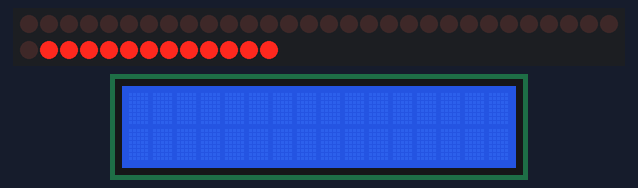
A sketch run on a simulated Arduino Uno, built with avr-gcc and run on an emulated ATmega328P. On the bench: 43 shift-register outputs drawn as a row of LEDs (first output left, lit = HIGH), 16×2 character LCD. Wiring (inferred from the names in the program): 7 × shift register (74HC595): data pin 12; shift clock pin 9; latch pin 8. Wiring (inferred from the signals the program sends): character LCD (HD44780): RS Q24; E Q3; data Q42, Q43, Q44, Q45; row of LEDs: on Q8, Q9, Q10, Q11, Q12, Q13, Q14, Q15, Q16, Q17, Q18, Q19, Q20, Q21, Q22, Q23, Q25, Q26, Q27, Q28, Q29, Q30, Q31, Q32, Q33, Q34, Q35, Q36, Q37, Q38, Q39, Q40, Q41, Q46, Q47, Q48, Q49, Q50, Q51, Q52, Q53, Q54, Q55. Random numbers use the default seed unless the sketch sets one; the character LCD is taken to start in 4-bit mode.

Above: at 0.23 s.
At 3.2 s:
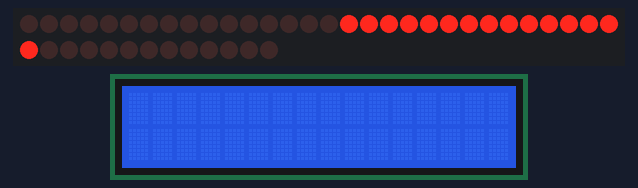
At 6.2 s:
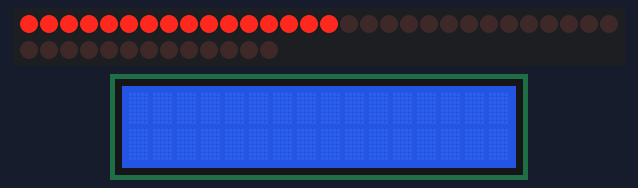
At 13.5 s:
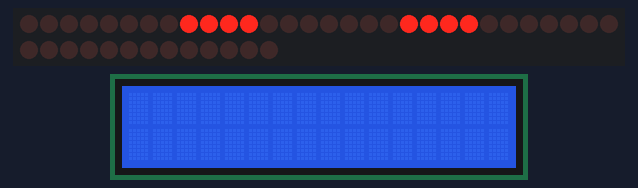
At 18.9 s:
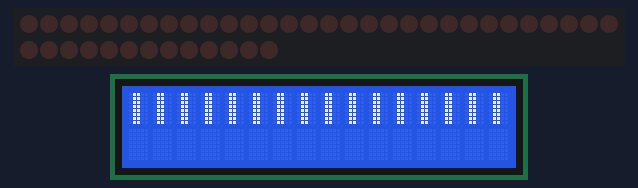
At 31.9 s:
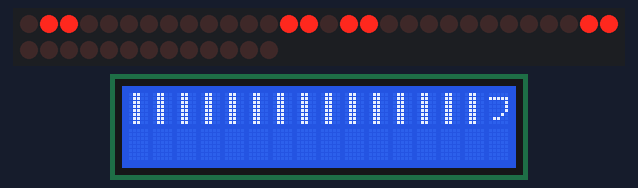

The sketch:

Full_Effect.ino
```cpp
// ==========================================================
// 4x4x4 RGB LED CUBE - COMPLETE SHOWCASE ENGINE (CALIBRATED)
// ==========================================================

// Hardware Pin Assignments
const int LATCH_PIN = 8;   // ST_CP (PORTB Bit 0)
const int CLOCK_PIN = 9;   // SH_CP (PORTB Bit 1)
const int DATA_PIN  = 12;  // DS    (PORTB Bit 4)

uint8_t cube[4][6]; // 4 Layers, 6 Shift Registers per layer

// Calibrated lookup tables mapping index -> physical bit (0..15)
const uint8_t blueMap[16] = {
  11, 10,  9,  8,   // y = 0 (x = 0, 1, 2, 3)
  15, 14, 13, 12,   // y = 1 (x = 0, 1, 2, 3)
   3,  2,  1,  0,   // y = 2 (x = 0, 1, 2, 3)
   7,  6,  5,  4    // y = 3 (x = 0, 1, 2, 3)
};

const uint8_t greenRedMap[16] = {
  11, 10,  9,  8,   // y = 0 (x = 0, 1, 2, 3)
  15, 14, 13, 12,   // y = 1 (x = 0, 1, 2, 3)
   3,  2,  1,  0,   // y = 2 (x = 0, 1, 2, 3)
   7,  6,  5,  4    // y = 3 (x = 0, 1, 2, 3)
};

void setup() {
  pinMode(DATA_PIN, OUTPUT);
  pinMode(LATCH_PIN, OUTPUT);
  pinMode(CLOCK_PIN, OUTPUT);

  digitalWrite(LATCH_PIN, LOW);
  digitalWrite(CLOCK_PIN, LOW);
  digitalWrite(DATA_PIN, LOW);

  randomSeed(analogRead(A0));
}

void loop() {
  // 1. Normal Axis Grid Sweep (10 Seconds)
  unsigned long start = millis();
  while (millis() - start < 10000) {
    runMatrixSweepStep();
  }

  // 2. 3D Diagonal Volume Sweep (10 Seconds)
  start = millis();
  while (millis() - start < 10000) {
    runDiagonalVolumeSweep();
  }

  // 3. Expanding & Shrinking Cube (12 Seconds)
  start = millis();
  while (millis() - start < 12000) {
    runExpandingCubeStep();
  }

  // 4. Solid Outer Cube Edges / Wireframe (9 Seconds)
  runOuterEdgesEffect(9000);

  // 5. 3D Rainstorm with Splashes (10 Seconds)
  start = millis();
  while (millis() - start < 10000) {
    effectRainstormStep();
  }

  // 6. Relaxed Multi-Color Showcase (12 Seconds)
  start = millis();
  while (millis() - start < 12000) {
    effectCrazySparks(5);
    if (millis() - start >= 12000) break;
    effectCandyCaneSpiral(1);
    if (millis() - start >= 12000) break;
    effectFlashingBoxes(2);
    if (millis() - start >= 12000) break;
    effectChaoticWaves(2);
  }
}

// ==========================================================
// ULTRA-FAST MULTIPLEX ENGINE (STRICT <= 4-PIN MASK)
// ==========================================================
inline void fastShiftOut(uint8_t val) {
  for (uint8_t i = 0; i < 8; i++)  {
    if (val & (1 << (7 - i))) {
      PORTB |= (1 << PB4);          // Pin 12 (Data) HIGH
    } else {
      PORTB &= ~(1 << PB4);         // Pin 12 (Data) LOW
    }
    PORTB |= (1 << PB1);            // Pin 9 (Clock) HIGH
    PORTB &= ~(1 << PB1);           // Pin 9 (Clock) LOW
  }
}

void renderFrameFast(int passes) {
  for (int p = 0; p < passes; p++) {
    for (uint8_t layer = 0; layer < 4; layer++) {
      for (uint8_t phase = 0; phase < 2; phase++) {

        PORTB &= ~(1 << PB0); // Pin 8 (Latch) LOW

        // Phase mask guarantees <= 4 active output pins per 74HC595 register
        uint8_t maskRed   = (phase == 0) ? 0x0F : 0xF0;
        uint8_t maskGreen = (phase == 0) ? 0xF0 : 0x0F;
        uint8_t maskBlue  = (phase == 0) ? 0xF0 : 0x0F;

        // Shift out Red first so it lands in Reg 5 & 4
        fastShiftOut(cube[layer][1] & maskRed);
        fastShiftOut(cube[layer][0] & maskRed);

        // Shift out Green second so it lands in Reg 3 & 2
        fastShiftOut(cube[layer][3] & maskGreen);
        fastShiftOut(cube[layer][2] & maskGreen);

        // Shift out Blue last so it lands in Reg 1 & 0
        fastShiftOut(cube[layer][5] & maskBlue);
        fastShiftOut(cube[layer][4] & maskBlue);

        // Shift out the 7th register (layer sink)
        fastShiftOut(1 << layer);

        PORTB |= (1 << PB0); // Pin 8 (Latch) HIGH
        delayMicroseconds(100);
      }
    }
  }
}

// ==========================================================
// GEOMETRY & DRAWING FUNCTIONS
// ==========================================================
void clearCube() {
  for (uint8_t l = 0; l < 4; l++) {
    for (uint8_t r = 0; r < 6; r++) {
      cube[l][r] = 0x00;
    }
  }
}

void setLED(uint8_t x, uint8_t y, uint8_t z, bool r, bool g, bool b) {
  if (x > 3 || y > 3 || z > 3) return;

  // Red & Green use inverted (x, y) to match PCB routing
  uint8_t grIdx = (3 - y) * 4 + (3 - x);

  // Blue uses non-inverted (x, y) so all 3 colors align at (0, 0, 0)
  uint8_t bIdx  = y * 4 + x;

  if (r) {
    uint8_t physBit = greenRedMap[grIdx];
    cube[z][0 + (physBit >> 3)] |= (1 << (physBit & 0x07));
  }
  if (g) {
    uint8_t physBit = greenRedMap[grIdx];
    cube[z][2 + (physBit >> 3)] |= (1 << (physBit & 0x07));
  }
  if (b) {
    uint8_t physBit = blueMap[bIdx];
    cube[z][4 + (physBit >> 3)] |= (1 << (physBit & 0x07));
  }
}

void drawWireframeBox(uint8_t x0, uint8_t y0, uint8_t z0,
                      uint8_t x1, uint8_t y1, uint8_t z1,
                      bool r, bool g, bool b) {
  for (uint8_t x = x0; x <= x1; x++) {
    for (uint8_t y = y0; y <= y1; y++) {
      for (uint8_t z = z0; z <= z1; z++) {
        uint8_t boundaryCount = (x == x0 || x == x1) + (y == y0 || y == y1) + (z == z0 || z == z1);
        if (boundaryCount >= 2) {
          setLED(x, y, z, r, g, b);
        }
      }
    }
  }
}

void setPlane(char axis, uint8_t index, bool r, bool g, bool b) {
  for (uint8_t a = 0; a < 4; a++) {
    for (uint8_t c = 0; c < 4; c++) {
      if (axis == 'Z') setLED(a, c, index, r, g, b);
      else if (axis == 'Y') setLED(a, index, c, r, g, b);
      else if (axis == 'X') setLED(index, a, c, r, g, b);
    }
  }
}

void drawOuterEdges(bool r, bool g, bool b) {
  clearCube();
  drawWireframeBox(0, 0, 0, 3, 3, 3, r, g, b);
}

// ==========================================================
// ANIMATION MODULES
// ==========================================================

// 1. Normal Axis Grid Sweep
void runMatrixSweepStep() {
  static int colorIdx = 0;
  static int axisIdx = 0;
  static int pos = 0;
  static int dir = 1;
  static unsigned long lastCall = 0;

  if (millis() - lastCall > 500) {
    colorIdx = 0;
    axisIdx = 0;
    pos = 0;
    dir = 1;
  }

  const bool colors[4][3] = {
    {true,  false, false}, // Red
    {false, true,  false}, // Green
    {false, false, true }, // Blue
    {true,  true,  true }  // White
  };
  const char axes[3] = {'Z', 'Y', 'X'};

  clearCube();
  setPlane(axes[axisIdx], pos, colors[colorIdx][0], colors[colorIdx][1], colors[colorIdx][2]);

  renderFrameFast(75);
  lastCall = millis();

  pos += dir;
  if (pos > 3) {
    pos = 2;
    dir = -1;
  } else if (pos < 0) {
    pos = 0;
    dir = 1;
    axisIdx++;
    if (axisIdx >= 3) {
      axisIdx = 0;
      colorIdx = (colorIdx + 1) % 4;
    }
  }
}

// 2. 3D Diagonal Volume Sweep
void runDiagonalVolumeSweep() {
  static int diagMode = 0;
  static int step = 0;
  static int dir = 1;
  static int colorIdx = 0;
  static unsigned long lastCall = 0;

  if (millis() - lastCall > 500) {
    diagMode = 0;
    step = 0;
    dir = 1;
    colorIdx = 0;
  }

  const bool colors[4][3] = {
    {false, true,  true }, // Cyan
    {true,  false, false}, // Red
    {false, true,  false}, // Green
    {true,  true,  true }  // White
  };

  clearCube();

  for (uint8_t x = 0; x < 4; x++) {
    for (uint8_t y = 0; y < 4; y++) {
      for (uint8_t z = 0; z < 4; z++) {
        bool onPlane = false;

        if (diagMode == 0) {
          onPlane = ((y + (3 - z)) == step);
        } else if (diagMode == 1) {
          onPlane = ((y + z) == step);
        } else {
          onPlane = ((x + y) == step);
        }

        if (onPlane) {
          setLED(x, y, z, colors[colorIdx][0], colors[colorIdx][1], colors[colorIdx][2]);
        }
      }
    }
  }

  renderFrameFast(70);
  lastCall = millis();

  step += dir;
  if (step > 6) {
    step = 5;
    dir = -1;
  } else if (step < 0) {
    step = 0;
    dir = 1;
    diagMode = (diagMode + 1) % 3;
    if (diagMode == 0) {
      colorIdx = (colorIdx + 1) % 4;
    }
  }
}

// 3. Expanding & Shrinking Cube (Centered Pulse + Corner-to-Corner 1x1..4x4 Growth)
void runExpandingCubeStep() {
  static uint8_t mode = 0;
  static uint8_t subCycle = 0;
  static int sizeStep = 0;
  static int dir = 1;
  static uint8_t cornerIdx = 0;
  static uint8_t colorIdx = 0;
  static unsigned long lastCall = 0;

  if (millis() - lastCall > 500) {
    mode = 0;
    subCycle = 0;
    sizeStep = 0;
    dir = 1;
    cornerIdx = 0;
  }

  const bool colors[5][3] = {
    {false, true,  true }, // Cyan
    {true,  false, true }, // Magenta
    {true,  true,  false}, // Yellow
    {false, true,  false}, // Green
    {true,  true,  true }  // White
  };

  bool r = colors[colorIdx][0];
  bool g = colors[colorIdx][1];
  bool b = colors[colorIdx][2];

  clearCube();

  if (mode == 0) {
    if (sizeStep == 0) {
      drawWireframeBox(1, 1, 1, 2, 2, 2, r, g, b);
    } else {
      drawWireframeBox(0, 0, 0, 3, 3, 3, r, g, b);
    }

    renderFrameFast(140);
    lastCall = millis();

    sizeStep ^= 1;
    if (sizeStep == 0) {
      colorIdx = (colorIdx + 1) % 5;
      subCycle++;
      if (subCycle >= 4) {
        subCycle = 0;
        mode = 1;
        sizeStep = 0;
        dir = 1;
      }
    }
  } else {
    uint8_t anchorX = (cornerIdx & 1) ? 3 : 0;
    uint8_t anchorY = (cornerIdx & 2) ? 3 : 0;
    uint8_t anchorZ = (cornerIdx & 4) ? 3 : 0;

    uint8_t x0 = (anchorX == 0) ? 0 : (3 - sizeStep);
    uint8_t x1 = (anchorX == 0) ? sizeStep : 3;
    uint8_t y0 = (anchorY == 0) ? 0 : (3 - sizeStep);
    uint8_t y1 = (anchorY == 0) ? sizeStep : 3;
    uint8_t z0 = (anchorZ == 0) ? 0 : (3 - sizeStep);
    uint8_t z1 = (anchorZ == 0) ? sizeStep : 3;

    drawWireframeBox(x0, y0, z0, x1, y1, z1, r, g, b);

    renderFrameFast(85);
    lastCall = millis();

    sizeStep += dir;
    if (sizeStep > 3) {
      sizeStep = 2;
      dir = -1;
    } else if (sizeStep < 0) {
      sizeStep = 0;
      dir = 1;
      colorIdx = (colorIdx + 1) % 5;
      cornerIdx = (cornerIdx + 3) % 8;
      subCycle++;
      if (subCycle >= 3) {
        subCycle = 0;
        mode = 0;
      }
    }
  }
}

// 4. Solid Outer Cube Edges (Wireframe)
void runOuterEdgesEffect(unsigned long durationMs) {
  const bool palette[6][3] = {
    {true,  true,  true }, // White
    {false, true,  true }, // Cyan
    {true,  false, false}, // Red
    {false, true,  false}, // Green
    {false, false, true }, // Blue
    {true,  false, true }  // Magenta
  };

  unsigned long start = millis();
  unsigned long lastSwitch = 0;
  uint8_t colorIdx = 0;

  drawOuterEdges(palette[0][0], palette[0][1], palette[0][2]);
  lastSwitch = millis();

  while (millis() - start < durationMs) {
    renderFrameFast(1);

    if (millis() - lastSwitch >= 1500) {
      lastSwitch = millis();
      colorIdx = (colorIdx + 1) % 6;
      drawOuterEdges(palette[colorIdx][0], palette[colorIdx][1], palette[colorIdx][2]);
    }
  }
}

// 5. 3D Rainstorm with Splashes
void effectRainstormStep() {
  struct Raindrop { uint8_t x; uint8_t y; int8_t z; bool active; };
  static Raindrop drops[4] = {{0,0,-1,false}, {0,0,-1,false}, {0,0,-1,false}, {0,0,-1,false}};

  clearCube();

  if (random(0, 3) == 0) {
    for (int i = 0; i < 4; i++) {
      if (!drops[i].active) {
        drops[i].x = random(0, 4);
        drops[i].y = random(0, 4);
        drops[i].z = 3;
        drops[i].active = true;
        break;
      }
    }
  }

  for (int i = 0; i < 4; i++) {
    if (drops[i].active) {
      if (drops[i].z >= 0) {
        setLED(drops[i].x, drops[i].y, drops[i].z, false, true, true);
      } else if (drops[i].z == -1) {
        setLED(drops[i].x, drops[i].y, 0, false, true, false);
      } else {
        drops[i].active = false;
      }
      drops[i].z--;
    }
  }
  renderFrameFast(26);
}

// 6. Relaxed Multi-Color Effects (Slowed down ~3x from original)
void effectCrazySparks(int steps) {
  for (int step = 0; step < steps; step++) {
    clearCube();
    int numSparks = random(10, 15);
    for (int i = 0; i < numSparks; i++) {
      uint8_t x = random(0, 4);
      uint8_t y = random(0, 4);
      uint8_t z = random(0, 4);
      bool r = random(0, 2);
      bool g = random(0, 2);
      bool b = random(0, 2);
      if (!r && !g && !b) r = true;
      setLED(x, y, z, r, g, b);
    }
    renderFrameFast(85); // Slowed from 28
  }
}

void effectCandyCaneSpiral(int iterations) {
  const uint8_t orbit[12][2] = {
    {0,0}, {1,0}, {2,0}, {3,0},
    {3,1}, {3,2}, {3,3},
    {2,3}, {1,3}, {0,3},
    {0,2}, {0,1}
  };
  for (int it = 0; it < iterations; it++) {
    for (int step = 0; step < 12; step++) {
      clearCube();
      for (int z = 0; z < 4; z++) {
        uint8_t pos1 = (step + (z * 3)) % 12;
        uint8_t pos2 = (step + (z * 3) + 6) % 12;
        setLED(orbit[pos1][0], orbit[pos1][1], z, true, false, false);
        setLED(orbit[pos2][0], orbit[pos2][1], z, false, true, false);
        setLED(1, 1, z, true, true, false);
        setLED(2, 2, z, true, true, false);
      }
      renderFrameFast(75); // Slowed from 24
    }
  }
}

void effectFlashingBoxes(int cycles) {
  for (int c = 0; c < cycles; c++) {
    clearCube();
    bool rColor = (c % 2 == 0);
    for (int z = 1; z <= 2; z++)
      for (int x = 1; x <= 2; x++)
        for (int y = 1; y <= 2; y++)
          setLED(x, y, z, rColor, !rColor, true);
    renderFrameFast(110); // Slowed from 35

    clearCube();
    for (int i = 0; i < 4; i++) {
      for (int j = 0; j < 4; j++) {
        setLED(i, j, 0, true, true, false);
        setLED(i, j, 3, true, false, true);
        setLED(i, 0, j, false, true, true);
        setLED(i, 3, j, true, true, true);
      }
    }
    renderFrameFast(110); // Slowed from 35
  }
}

void effectChaoticWaves(int waves) {
  for (int w = 0; w < waves; w++) {
    for (int layer = 0; layer < 4; layer++) {
      clearCube();
      for (int x = 0; x < 4; x++) {
        for (int y = 0; y < 4; y++) {
          if ((x + y) % 2 == 0) setLED(x, y, layer, true, true, false);
          else                  setLED(x, y, layer, false, true, true);
        }
      }
      renderFrameFast(85); // Slowed from 28
    }
  }
}
```

Measured:
- what the display in image 1 shows lasts 3.0 s, from 3.1 s to 6.1 s
- what the display in image 3 shows lasts 1.8 s, from 13.5 s to 15.3 s
- what the display in image 4 shows lasts 1.2 s, from 18.9 s to 20.1 s
